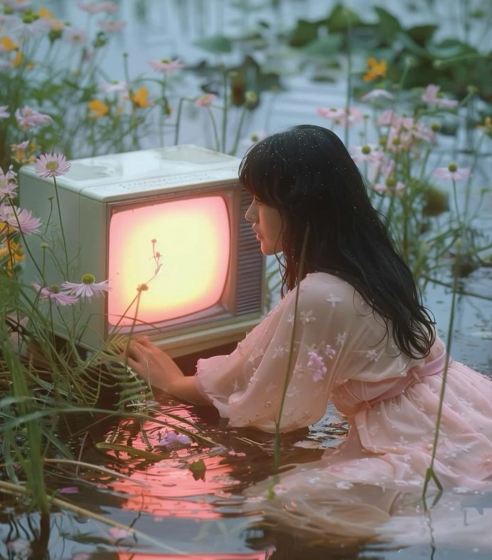
#> input picture water_tv.png, 984 x 1120 px (shown at 1/2 size)
$ python ISAM_HM1.py
#> lines starting #> are read from the running program, lines starting #| are printed output that depends on the picture
import numpy as np
import matplotlib.pyplot as plt
import matplotlib as mpl
from scipy.fft import fft2, ifft2, fftshift, ifftshift
import scipy
import skimage
import cv2 as cv


# ============================================================
# Section 2.1
# ============================================================
# [436 lines left out: functions question_2_1_1, question_2_1_2, question_2_1_3, question_2_1_4, question_2_2, not called in this run]


# ============================================================
# Question 2.3
# ============================================================
def question_2_3():
    # ------------------------------
    # Load in image
    # ------------------------------
    image = cv.imread("water_tv.png", cv.IMREAD_GRAYSCALE)
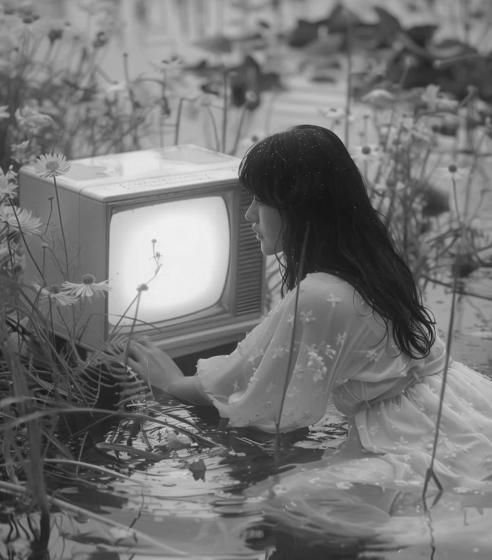
#> image: shape (1120, 984) (shown at 1/2 size); min 16, max 250, mean 116.9
    rows, cols = image.shape
#> rows = 1120; cols = 984

    # Crop image to square
    image = image[256:768, 200:200+512].astype(np.float64)
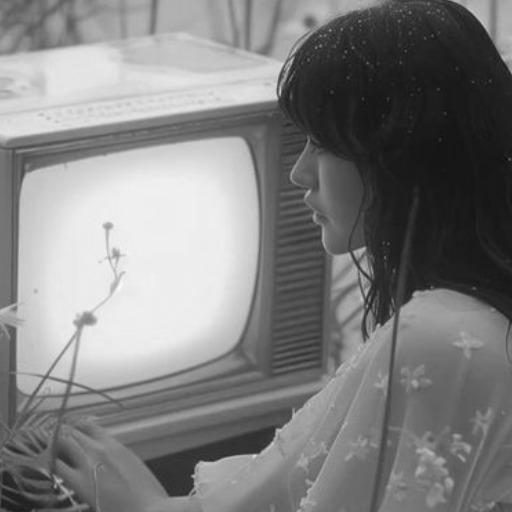
#> image: shape (512, 512) float64; min 16, max 250, mean 128

    # ------------------------------
    # Low pass filter
    # ------------------------------
    radius = rows // 3   # Sixteenth image
#> radius = 373
    center = (rows//2,cols//2)
#> center = (560, 492)
    rr, cc = skimage.draw.disk(center, radius, shape=image.shape)

    # ------------------------------
    # 2D FFT & low-pass power spectrum
    # ------------------------------
    image_freq  = fftshift(fft2(image))

    # Create mask
    mask = np.zeros_like(image, dtype=np.float64)
    mask[rr, cc] = 1

    # Apply filter in frequency domain
    image_freq_lp  = image_freq * mask

    # ------------------------------
    # Blurry Image / Inverse Transform
    # ------------------------------
    image_recon  = np.abs(ifft2(ifftshift(image_freq_lp)))
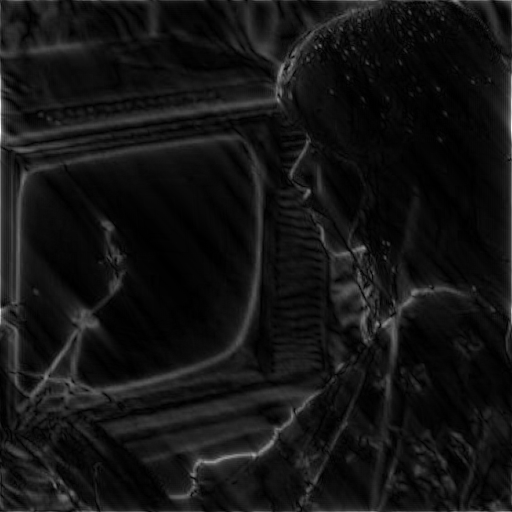
#> image_recon: shape (512, 512) float64; min 0.00588, max 84.94, mean 6.7; drawn with min black and max white

    # ------------------------------
    # Sharpening
    # ------------------------------
    edge_map = 0.1 * image_recon
    image_sharp = cv.addWeighted(image, 3.5, image_recon, -2.5, 0.0)
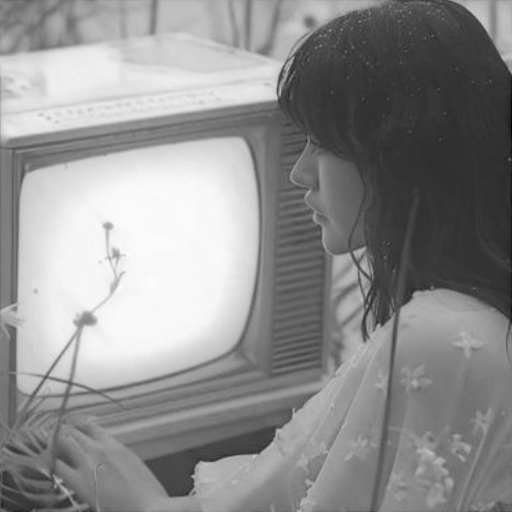
#> image_sharp: shape (512, 512) float64; min -106.4, max 851.4, mean 431.1; drawn with min black and max white

    # ------------------------------
    # Normalize
    # ------------------------------
    image /= image.max()
    edge_map /= edge_map.max()
    image_sharp /= image_sharp.max()

    # ------------------------------
    # Display Edge Map and Sharpening
    # ------------------------------
    fig, ax = plt.subplots(1, 2, figsize=(30, 25))
    cmap = mpl.colormaps["gray"]

    # Original
    ax[0].imshow(image, cmap=cmap)
    ax[0].set_title("Original image", fontsize=30)
    # Edge map
    ax[1].imshow(edge_map, cmap=cmap)
    ax[1].set_title("Edge map", fontsize=30)

    plt.tight_layout()
    plt.show()

if __name__ == "__main__":
    question_2_3()
